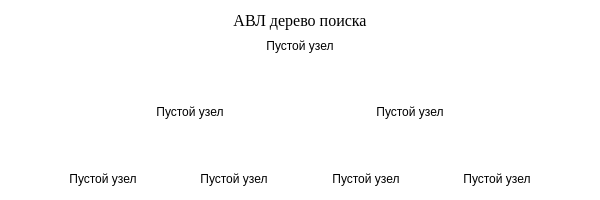
<?xml version="1.0" encoding="UTF-8"?>
<ui version="4.0">
 <class>AVLWindow</class>
 <widget class="QWidget" name="AVLWindow">
  <property name="geometry">
   <rect>
    <x>0</x>
    <y>0</y>
    <width>600</width>
    <height>200</height>
   </rect>
  </property>
  <property name="sizePolicy">
   <sizepolicy hsizetype="Preferred" vsizetype="Preferred">
    <horstretch>0</horstretch>
    <verstretch>0</verstretch>
   </sizepolicy>
  </property>
  <property name="windowTitle">
   <string>Form</string>
  </property>
  <property name="windowIcon">
   <iconset resource="resources.qrc">
    <normaloff>:/icons/icons/tree.ico</normaloff>:/icons/icons/tree.ico</iconset>
  </property>
  <property name="styleSheet">
   <string notr="true">background-color:white;</string>
  </property>
  <layout class="QVBoxLayout" name="verticalLayout_2">
   <item>
    <widget class="QLabel" name="label">
     <property name="sizePolicy">
      <sizepolicy hsizetype="Expanding" vsizetype="Maximum">
       <horstretch>0</horstretch>
       <verstretch>0</verstretch>
      </sizepolicy>
     </property>
     <property name="font">
      <font>
       <family>Times New Roman</family>
       <pointsize>12</pointsize>
      </font>
     </property>
     <property name="text">
      <string>АВЛ дерево поиска</string>
     </property>
     <property name="alignment">
      <set>Qt::AlignCenter</set>
     </property>
    </widget>
   </item>
   <item>
    <layout class="QVBoxLayout" name="verticalLayout" stretch="0,0,0">
     <item>
      <layout class="QHBoxLayout" name="horizontalLayout_3">
       <item>
        <spacer name="horizontalSpacer_9">
         <property name="orientation">
          <enum>Qt::Horizontal</enum>
         </property>
         <property name="sizeHint" stdset="0">
          <size>
           <width>40</width>
           <height>20</height>
          </size>
         </property>
        </spacer>
       </item>
       <item>
        <widget class="QLabel" name="label_1_1">
         <property name="text">
          <string>Пустой узел</string>
         </property>
         <property name="alignment">
          <set>Qt::AlignCenter</set>
         </property>
        </widget>
       </item>
       <item>
        <spacer name="horizontalSpacer_10">
         <property name="orientation">
          <enum>Qt::Horizontal</enum>
         </property>
         <property name="sizeHint" stdset="0">
          <size>
           <width>40</width>
           <height>20</height>
          </size>
         </property>
        </spacer>
       </item>
      </layout>
     </item>
     <item>
      <spacer name="verticalSpacer">
       <property name="orientation">
        <enum>Qt::Vertical</enum>
       </property>
       <property name="sizeType">
        <enum>QSizePolicy::Maximum</enum>
       </property>
       <property name="sizeHint" stdset="0">
        <size>
         <width>20</width>
         <height>40</height>
        </size>
       </property>
      </spacer>
     </item>
     <item>
      <layout class="QHBoxLayout" name="horizontalLayout">
       <item>
        <spacer name="horizontalSpacer">
         <property name="orientation">
          <enum>Qt::Horizontal</enum>
         </property>
         <property name="sizeHint" stdset="0">
          <size>
           <width>40</width>
           <height>20</height>
          </size>
         </property>
        </spacer>
       </item>
       <item>
        <widget class="QLabel" name="label_2_1">
         <property name="text">
          <string>Пустой узел</string>
         </property>
         <property name="alignment">
          <set>Qt::AlignCenter</set>
         </property>
        </widget>
       </item>
       <item>
        <spacer name="horizontalSpacer_2">
         <property name="orientation">
          <enum>Qt::Horizontal</enum>
         </property>
         <property name="sizeHint" stdset="0">
          <size>
           <width>40</width>
           <height>20</height>
          </size>
         </property>
        </spacer>
       </item>
       <item>
        <widget class="QLabel" name="label_2_2">
         <property name="text">
          <string>Пустой узел</string>
         </property>
         <property name="alignment">
          <set>Qt::AlignCenter</set>
         </property>
        </widget>
       </item>
       <item>
        <spacer name="horizontalSpacer_3">
         <property name="orientation">
          <enum>Qt::Horizontal</enum>
         </property>
         <property name="sizeHint" stdset="0">
          <size>
           <width>40</width>
           <height>20</height>
          </size>
         </property>
        </spacer>
       </item>
      </layout>
     </item>
    </layout>
   </item>
   <item>
    <spacer name="verticalSpacer_2">
     <property name="orientation">
      <enum>Qt::Vertical</enum>
     </property>
     <property name="sizeType">
      <enum>QSizePolicy::Fixed</enum>
     </property>
     <property name="sizeHint" stdset="0">
      <size>
       <width>20</width>
       <height>40</height>
      </size>
     </property>
    </spacer>
   </item>
   <item>
    <layout class="QHBoxLayout" name="horizontalLayout_2">
     <item>
      <spacer name="horizontalSpacer_5">
       <property name="orientation">
        <enum>Qt::Horizontal</enum>
       </property>
       <property name="sizeHint" stdset="0">
        <size>
         <width>40</width>
         <height>20</height>
        </size>
       </property>
      </spacer>
     </item>
     <item>
      <widget class="QLabel" name="label_3_1">
       <property name="styleSheet">
        <string notr="true"/>
       </property>
       <property name="text">
        <string>Пустой узел</string>
       </property>
       <property name="alignment">
        <set>Qt::AlignCenter</set>
       </property>
      </widget>
     </item>
     <item>
      <spacer name="horizontalSpacer_4">
       <property name="orientation">
        <enum>Qt::Horizontal</enum>
       </property>
       <property name="sizeHint" stdset="0">
        <size>
         <width>40</width>
         <height>20</height>
        </size>
       </property>
      </spacer>
     </item>
     <item>
      <widget class="QLabel" name="label_3_2">
       <property name="text">
        <string>Пустой узел</string>
       </property>
       <property name="alignment">
        <set>Qt::AlignCenter</set>
       </property>
      </widget>
     </item>
     <item>
      <spacer name="horizontalSpacer_6">
       <property name="orientation">
        <enum>Qt::Horizontal</enum>
       </property>
       <property name="sizeHint" stdset="0">
        <size>
         <width>40</width>
         <height>20</height>
        </size>
       </property>
      </spacer>
     </item>
     <item>
      <widget class="QLabel" name="label_3_3">
       <property name="text">
        <string>Пустой узел</string>
       </property>
       <property name="alignment">
        <set>Qt::AlignCenter</set>
       </property>
      </widget>
     </item>
     <item>
      <spacer name="horizontalSpacer_7">
       <property name="orientation">
        <enum>Qt::Horizontal</enum>
       </property>
       <property name="sizeHint" stdset="0">
        <size>
         <width>40</width>
         <height>20</height>
        </size>
       </property>
      </spacer>
     </item>
     <item>
      <widget class="QLabel" name="label_3_4">
       <property name="text">
        <string>Пустой узел</string>
       </property>
       <property name="alignment">
        <set>Qt::AlignCenter</set>
       </property>
      </widget>
     </item>
     <item>
      <spacer name="horizontalSpacer_8">
       <property name="orientation">
        <enum>Qt::Horizontal</enum>
       </property>
       <property name="sizeHint" stdset="0">
        <size>
         <width>40</width>
         <height>20</height>
        </size>
       </property>
      </spacer>
     </item>
    </layout>
   </item>
  </layout>
 </widget>
 <resources>
  <include location="resources.qrc"/>
 </resources>
 <connections/>
 <slots>
  <slot>change_tree()</slot>
 </slots>
</ui>
